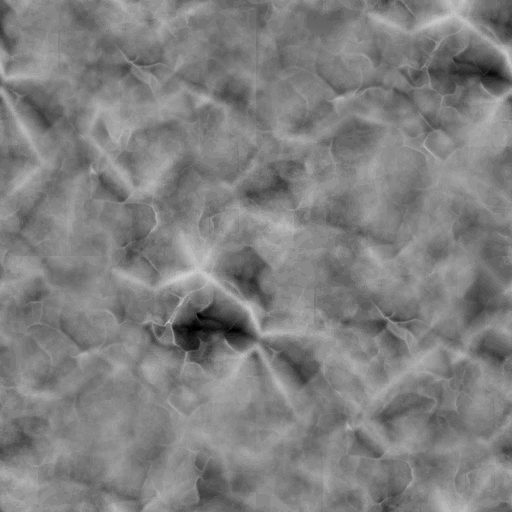
#> input picture src/assets/blueprint-mottle.jpg, 512 x 512 px
$ python paper-texture.py ../src/assets/blueprint-mottle.jpg ../src/assets/paper-grain.jpg ../src/assets/paper-grain.jpg ../src/assets/paper-grain.jpg
#> lines starting #> are read from the running program, lines starting #| are printed output that depends on the picture
# Makes the paper grain tiles in src/assets/ from the ambientCG originals in
# art/third-party/textures/ (CC0). Run: python3 art/paper-texture.py <Paper001 colour> <Paper003 colour> <grain out> <mottle out>
import sys
from PIL import Image, ImageFilter, ImageChops, ImageOps
import numpy as np

def tileable(a):
    # Blend the image with itself shifted by half, under a feathered mask, so its edges meet.
    h, w = a.shape
    shifted = np.roll(np.roll(a, h // 2, 0), w // 2, 1)
    y = np.abs(np.linspace(-1, 1, h))[:, None]
    x = np.abs(np.linspace(-1, 1, w))[None, :]
    mask = np.clip(np.maximum(x, y) * 1.6 - 0.6, 0, 1)
    return a * (1 - mask) + shifted * mask

def grain(src, out, size, blur, mean, spread):
#> called with src = '../src/assets/blueprint-mottle.jpg', out = '../src/assets/paper-grain.jpg', size = 512, blur = 12, mean = 236, spread = 9
    im = ImageOps.grayscale(Image.open(src))
#> im is the input picture: PIL image 512x512 L; min 0, max 207, mean 127.5
    s = min(im.size)
#> s = 512
    im = im.crop((0, 0, s, s)).resize((size, size), Image.LANCZOS)
    a = np.asarray(im, dtype=np.float32)
    low = np.asarray(im.filter(ImageFilter.GaussianBlur(blur)), dtype=np.float32)
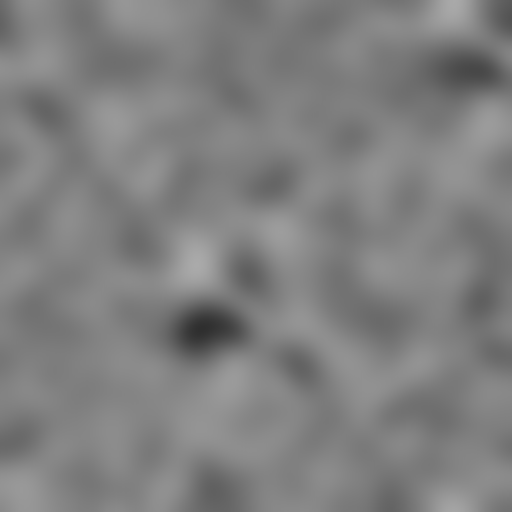
#> low: shape (512, 512) float32; min 47, max 170, mean 127.5
    hp = a - low if blur > 0 else a - a.mean()
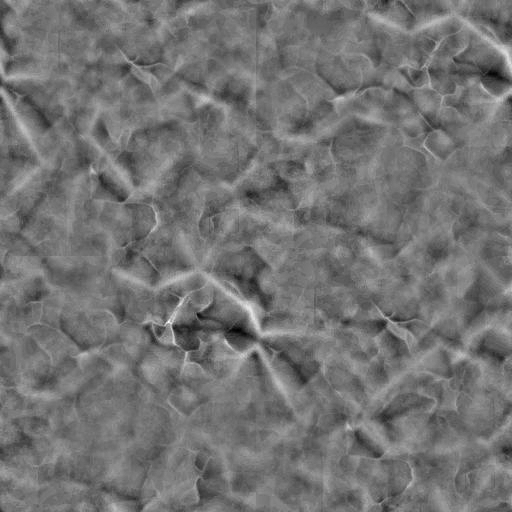
#> hp: shape (512, 512) float32; min -76, max 92, mean 0; drawn with min black and max white
    hp = tileable(hp)
#> in tileable, `shifted = np.roll(np.roll(a, h // 2, 0), w // 2, 1)`:
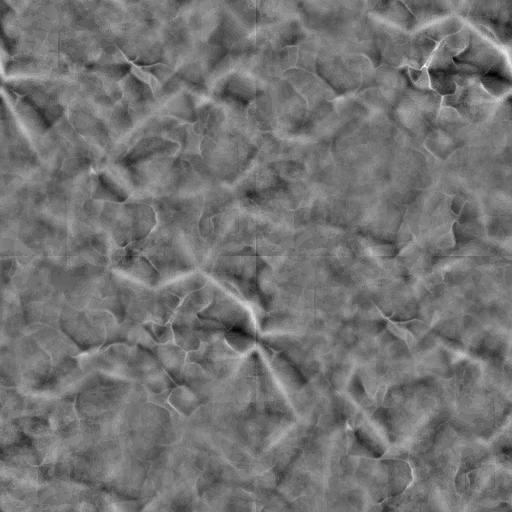
#> shifted: shape (512, 512) float32; min -76, max 92, mean 0; drawn with min black and max white
    hp = (hp - hp.mean()) / (hp.std() + 1e-6)
    v = np.clip(mean + hp * spread, 0, 255).astype(np.uint8)
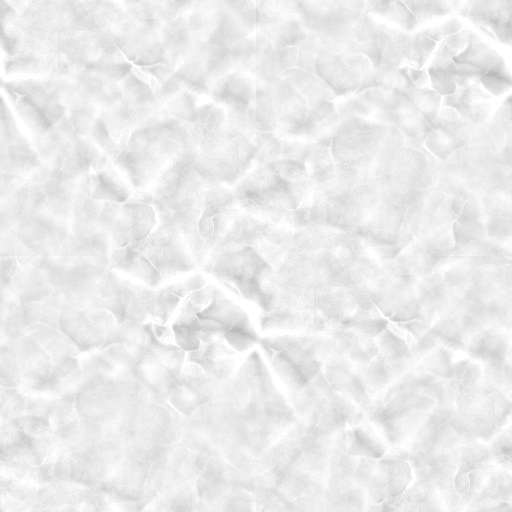
#> v: shape (512, 512); min 184, max 255, mean 235.4
    Image.fromarray(v, 'L').save(out, 'JPEG', quality=82, optimize=True)

grain(sys.argv[1], sys.argv[3], 512, 12, 236, 9)     # fine tooth, light, for multiply on paper
grain(sys.argv[2], sys.argv[4], 512, 40, 128, 22)    # creases and mottle, mid grey, for soft-light on blueprint
#> call 2 of grain, with src = '../src/assets/paper-grain.jpg', out = '../src/assets/paper-grain.jpg', size = 512, blur = 40, mean = 128, spread = 22
#> in grain (call 2), `hp = a - low if blur > 0 else a - a.mean()`:
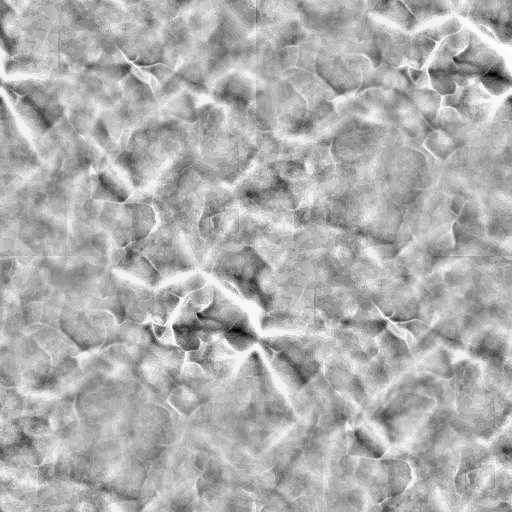
#> hp: shape (512, 512) float32; min -50, max 23, mean 0.1; drawn with min black and max white
#> in tileable (call 2), `shifted = np.roll(np.roll(a, h // 2, 0), w // 2, 1)`:
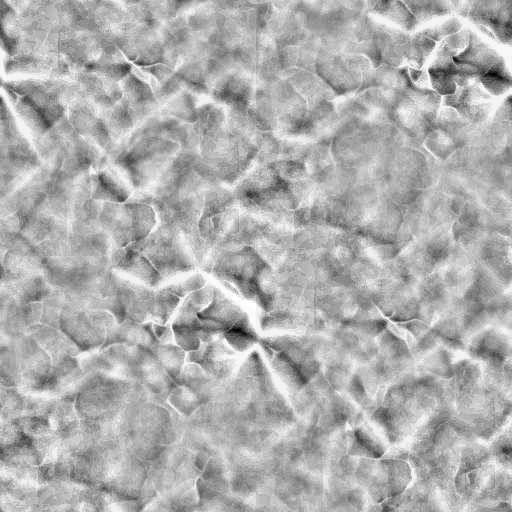
#> shifted: shape (512, 512) float32; min -50, max 23, mean 0.1; drawn with min black and max white
#> in grain (call 2), `v = np.clip(mean + hp * spread, 0, 255).astype(np.uint8)`:
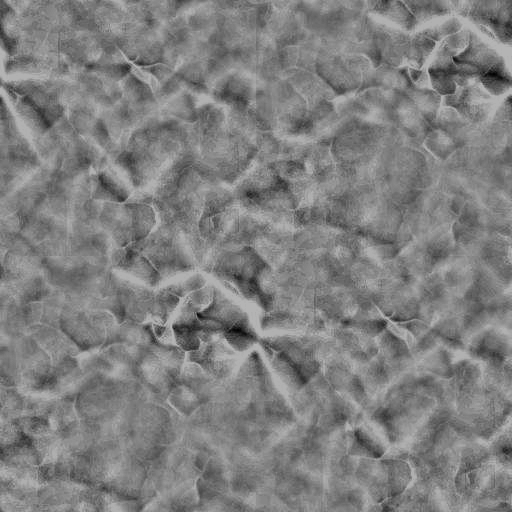
#> v: shape (512, 512); min 2, max 181, mean 127.4
